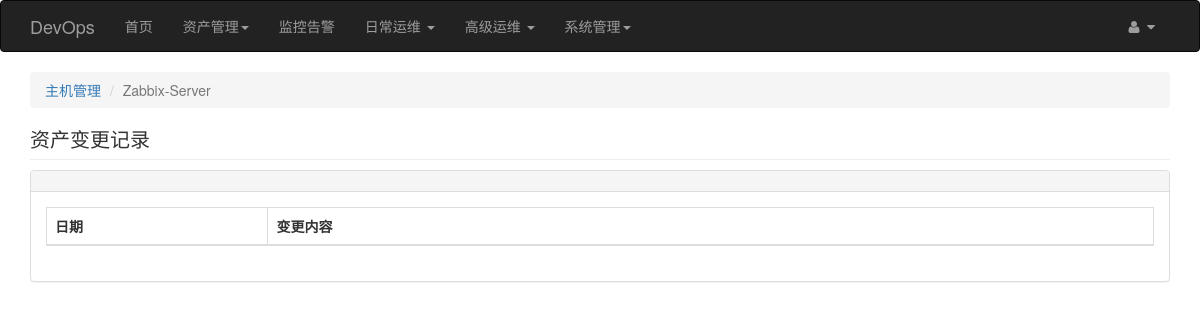
/inventory_update/index/1 (signed in), run on an earlier commit of the app's database.
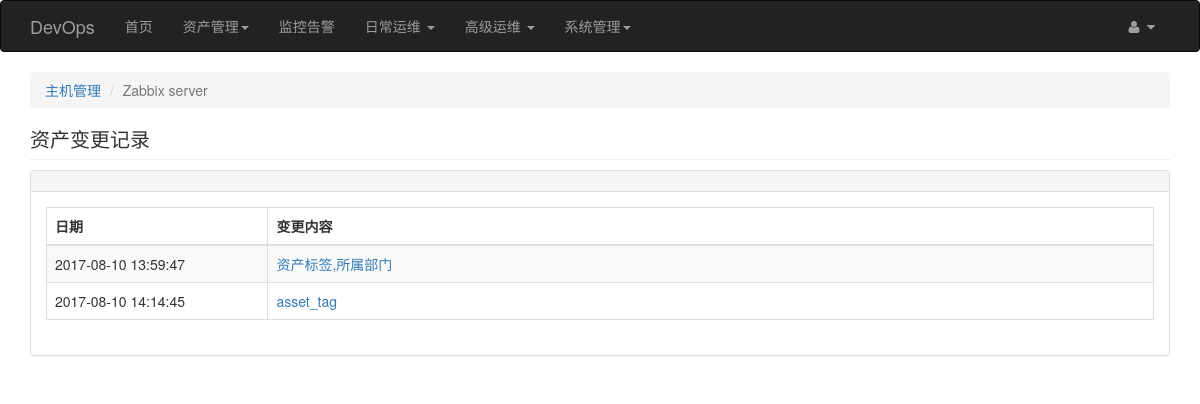
And on a later commit of the database.
### app/models.py (models this page shows, shortened)
class Base(db.Model):
    __abstract__ = True
    id = db.Column(db.Integer, primary_key=True)
    created_at = db.Column(db.DateTime, default=datetime.now)
    updated_at = db.Column(db.DateTime, default=datetime.now, onupdate=datetime.now)

class Inventory(Base):
    __tablename__ = 'inventorys'
    hostid = db.Column(db.Integer, default=0)
    type = db.Column(db.String(50))
    brand = db.Column(db.String(100))
    asset_tag = db.Column(db.String(50))
    name = db.Column(db.String(50))
    used = db.Column(db.TEXT())
    os = db.Column(db.String(100))
    os_short = db.Column(db.String(50))
    os_digits = db.Column(db.String(50))
    os_full = db.Column(db.TEXT())
    mac_address = db.Column(db.String(50))
    serial_no = db.Column(db.String(50))
    host_networks = db.Column(db.TEXT())
    host_netmask = db.Column(db.String(50))
    host_router = db.Column(db.String(50))
    oob_ip = db.Column(db.String(50))
    oob_netmask = db.Column(db.String(50))
    oob_router = db.Column(db.String(50))
    date_hw_purchase = db.Column(db.String(50))
    date_hw_install = db.Column(db.String(50))
    date_hw_expiry = db.Column(db.String(50))
    date_hw_decomm = db.Column(db.String(50))
    cabinet = db.Column(db.String(100))
    rack = db.Column(db.String(100))
    location = db.Column(db.TEXT())
    department = db.Column(db.String(100))
    contact = db.Column(db.String(50))
    contact_tel = db.Column(db.String(50))
    contact_phone = db.Column(db.String(50))
    contact_email = db.Column(db.String(50))
    notes = db.Column(db.TEXT())
    hosts = db.relationship('Host', backref='inventory', lazy='dynamic')
    inventory_updates = db.relationship('InventoryUpdate', backref='inventory', lazy='dynamic')

### app/inventory_update/views.py (the view)
@inventory_update.route('/index/<int:id>', methods=['GET'])
@login_required
def index(id):
    header = u'记录'
    inventory = Inventory.query.get_or_404(id)
    data = []
    objects = InventoryUpdate.query.all()
    for obj in objects:
        tmp = {}
        tmp['id'] = obj.id
        tmp['date'] = obj.created_at.strftime('%Y-%m-%d %H:%M:%S')
        tmp['content'] = json.loads(obj.content)
        data.append(tmp)
    return _render('index', locals())

### app/auth/views.py (called while the page is built)
@auth.before_app_request
def before_request():
    if current_user.is_authenticated:
        if not current_user.confirmed \
                and request.endpoint \
                and request.endpoint[:5] != 'auth.' \
                and request.endpoint != 'static':
            return redirect(url_for('auth.unconfirmed'))

### app/inventory_update/views.py (called while the page is built)
def _render(content, kwargs={}):
    new_header = MODULE_NAME + kwargs.get('header', '')
    kwargs.update(title_name=MODULE_NAME, header=new_header)
    html = "inventory_update/%s.html" % content
    return render_template(html, **kwargs)

### app/models.py (called while the page is built)
    @login_manager.user_loader
    def load_user(user_id):
        return User.query.get(int(user_id))

### app/templates/inventory_update/index.html (shortened to what this page needs)
{% extends "extends/base_table.html" %}
{% block page_bread_crumbs %}
    {% include 'inventory/_bread.html' %}
{% endblock %}
{% block table_content %}
    {% import 'macros/render_btn.html' as macros %}
    <div class="dataTable_wrapper">
        <table class="table table-striped table-bordered table-hover" id="dataTables-example">
            <thead>
            <tr>
                <th width="20%">日期</th>
                <th width="80%">变更内容</th>
            </tr>
            </thead>
            <tbody>
            {% for aaa in data %}
                <tr>
                    <td>{{ aaa['date'] }}</td>
                    <td><a href="#" id="content_{{ aaa['id'] }}">{{ ','.join(aaa['content'].keys()) }}</a></td>
                </tr>
            {% endfor %}
            </tbody>
        </table>
    </div>
{% endblock %}

### app/templates/inventory/_bread.html
<ol class="breadcrumb">
    <li><a href="{{ url_for('inventory.index') }}">主机管理</a></li>
    <li class="active">{{ inventory.name }}</li>
</ol>

What changed in the data, as far as the page shows it:
changed Inventory: name "Zabbix-Server" → "Zabbix server"
Also different on the page:
new list line: "2017-08-10 13:59:47 资产标签,所属部门"
new list line: "2017-08-10 14:14:45 asset_tag"
